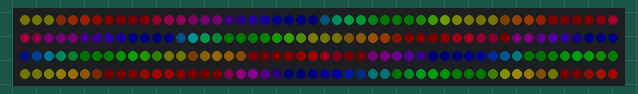
Bench run of a program on a simulated ESP8266 (NodeMCU). Shown: 200 RGB LEDs in strip order, left to right, continuing on the next row. Dim RGB values are drawn brighter than linear.

Above: at 3.15 s.
At 9.86 s:
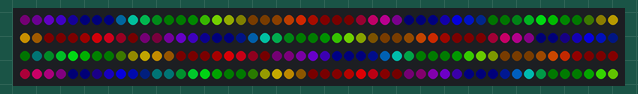
At 11.08 s:
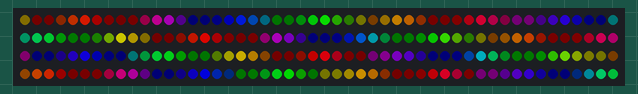
At 21.14 s:
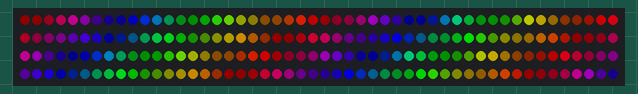
At 30.28 s:
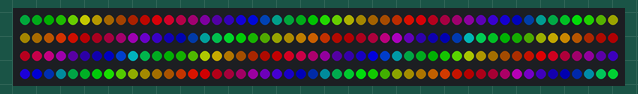
At 37.9 s:
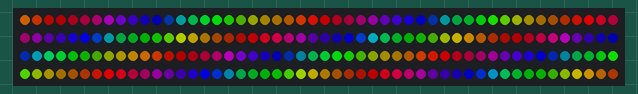

The program:

main.cpp
```cpp
#include <Arduino.h>

// https://github.com/FastLED/FastLED/wiki/ESP8266-notes
#define FASTLED_ESP8266_RAW_PIN_ORDER
#define FASTLED_ESP8266_NODEMCU_PIN_ORDER
#define FASTLED_ESP8266_D1_PIN_ORDER
#include <FastLED.h>


#define DATA_PIN    D1
//#define CLK_PIN   4
#define LED_TYPE    WS2811
#define COLOR_ORDER GRB
#define NUM_LEDS    200
#define BRIGHTNESS  160

CRGB leds[NUM_LEDS];

void pride();

void setup() {
  delay(3000); // 3 second delay for recovery

  // tell FastLED about the LED strip configuration
  FastLED.addLeds<LED_TYPE,DATA_PIN,COLOR_ORDER>(leds, NUM_LEDS)
    .setCorrection(TypicalLEDStrip)
    .setDither(BRIGHTNESS < 255);

  // set master brightness control
  FastLED.setBrightness(BRIGHTNESS);
}


void loop()
{
  pride();
  FastLED.show();
}


// This function draws rainbows with an ever-changing,
// widely-varying set of parameters.
void pride()
{
  static uint16_t sPseudotime = 0;
  static uint16_t sLastMillis = 0;
  static uint16_t sHue16 = 0;

  uint8_t sat8 = beatsin88( 87, 220, 250);
  uint8_t brightdepth = beatsin88( 341, 96, 224);
  uint16_t brightnessthetainc16 = beatsin88( 203, (25 * 256), (40 * 256));
  uint8_t msmultiplier = beatsin88(147, 23, 60);

  uint16_t hue16 = sHue16;//gHue * 256;
  uint16_t hueinc16 = beatsin88(113, 1, 3000);

  uint16_t ms = millis();
  uint16_t deltams = ms - sLastMillis ;
  sLastMillis  = ms;
  sPseudotime += deltams * msmultiplier;
  sHue16 += deltams * beatsin88( 400, 5,9);
  uint16_t brightnesstheta16 = sPseudotime;

  for( uint16_t i = 0 ; i < NUM_LEDS; i++) {
    hue16 += hueinc16;
    uint8_t hue8 = hue16 / 256;

    brightnesstheta16  += brightnessthetainc16;
    uint16_t b16 = sin16( brightnesstheta16  ) + 32768;

    uint16_t bri16 = (uint32_t)((uint32_t)b16 * (uint32_t)b16) / 65536;
    uint8_t bri8 = (uint32_t)(((uint32_t)bri16) * brightdepth) / 65536;
    bri8 += (255 - brightdepth);

    CRGB newcolor = CHSV( hue8, sat8, bri8);

    uint16_t pixelnumber = i;
    pixelnumber = (NUM_LEDS-1) - pixelnumber;

    nblend( leds[pixelnumber], newcolor, 64);
  }
}
```
